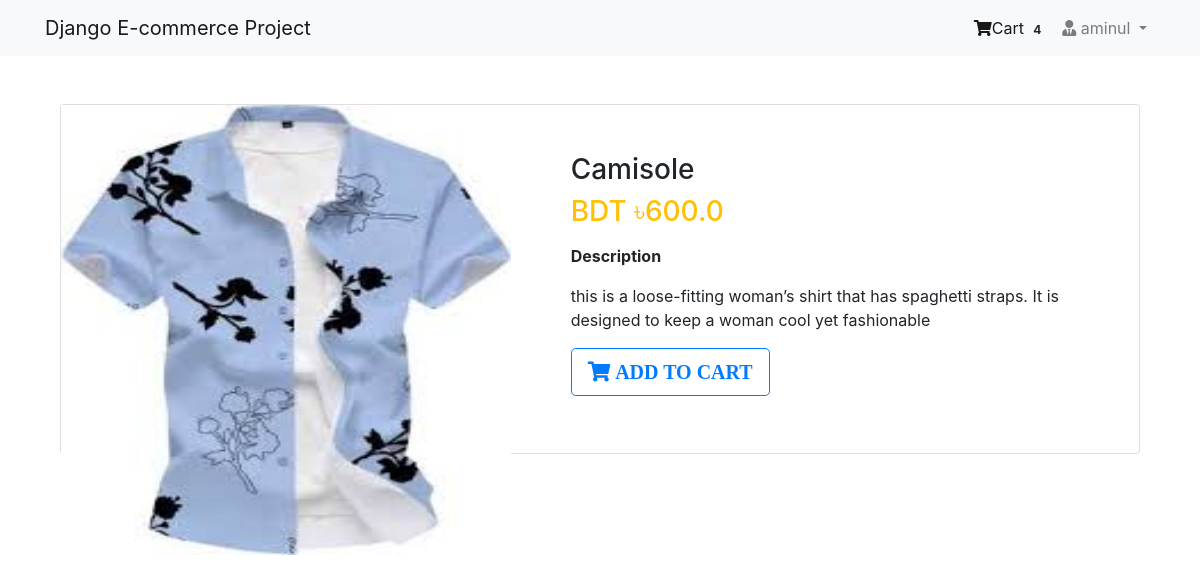
The page /product/3/ (signed in) on the database its author committed.
### app_login/models.py (models this page shows, shortened)
class User(AbstractBaseUser, PermissionsMixin):
    email = models.EmailField(unique=True,null=False)
    is_staff = models.BooleanField(
            ugettext_lazy('staf_status'),
            default=False,
            help_text=ugettext_lazy('Designate whether the user can log in this site ')
    )
    is_active = models.BooleanField(
            ugettext_lazy('active'),
            default=True,
            help_text=ugettext_lazy('Designate whether this user should be treated activ. unselecte this instead deleting account ')
    )
    USERNAME_FIELD = 'email'
    objects = MyUserManager()

class Profile(models.Model):
    user = models.OneToOneField(User,on_delete=models.CASCADE,related_name='profile')
    username = models.CharField(max_length=250, blank=True)
    Full_name = models.CharField(max_length=250,blank=True)
    address_1 = models.TextField(max_length=250,blank=True)
    city = models.CharField(max_length=250,blank=True)
    zipcode = models.CharField(max_length=10,blank=True)
    country = models.CharField(max_length=40,blank=True)
    phone = models.CharField(max_length=20, blank=True)
    date_joined = models.DateTimeField(auto_now_add=True)

### app_order/models.py (models this page shows, shortened)
class Order(models.Model):
    orderitem = models.ManyToManyField(Cart)
    user = models.ForeignKey(settings.AUTH_USER_MODEL,on_delete=models.CASCADE)
    ordered = models.BooleanField(default=False)
    created = models.DateTimeField(auto_now_add=True)
    paymentid = models.CharField(max_length=250,blank=True,null=True)
    orderid = models.CharField(max_length=250,blank=True,null=True)

### app_shop/models.py (models this page shows, shortened)
class Product(models.Model):
    mainimage = models.ImageField(upload_to=True)
    name = models.CharField(max_length=250)
    category = models.ForeignKey(Category,on_delete=models.CASCADE,related_name="category")
    preview_text = models.TextField(max_length=250,verbose_name="Preview Text")
    Detail_text = models.TextField(max_length=1000,verbose_name="Description")
    price= models.FloatField()
    old_Price = models.FloatField(default=0.00)
    created = models.DateTimeField(auto_now_add=True)
    class Meta:
        ordering= ["-created",]

### app_shop/views.py (the view)
# urls.py: path('product/<pk>/',views.ProductDetail.as_view(),name="product-detail"),
class ProductDetail(LoginRequiredMixin,DetailView):
    model = Product
    template_name = "app_shop/product_detail.html"

### app_order/templatetags/cart_tag.py (called while the page is built)
@register.filter
def cart_total(user):
    order = Order.objects.filter(user=user,ordered=False)
    if order.exists():
        return order[0].orderitem.count()
    else:
        return 0

### templates/app_shop/product_detail.html
{% extends 'base.html'%}
{% block body_block %}
<div class="container my-5">
  <div class="card">
    <div class="row">
      <aside class="col-sm-5 border-right">
        <article class="gallery-wrap">
          <div class="img-big-wrap">
            <div>
              <a href="#"><img src="/media/{{object.mainimage}}" alt="" style="width:450px"></a>
            </div>
          </div>
        </article>
      </aside>
      <aside class="col-sm-7">
        <article class="card-body p-5">
          <h3 class="title mp-3">{{object.name}}</h3>
          <p class="price-detail-wrap">
            <span class="price h3 text-warning">
            <span class="currency">BDT &#2547;</span><span class="num">{{object.price}}</span>
          </span></p>
          <dl class="item-property">
            <dt>Description</dt>
            <dd><p>
              {{object.Detail_text|linebreaks}}
            </p></dd>
          </dl>
          <a href="{% url 'app_order:add' pk=object.pk %}" class="btn btn-lg btn-outline-primary text-uppercase"><i class="fa fa-shopping-cart"> Add TO Cart</i></a>
        </article>
      </aside>
    </div>
  </div>
</div>
{% endblock %}

### templates/navber.html (shortened to what this page needs)
{% load cart_tag %}
<nav class="navbar navbar-expand-lg navbar-light bg-light">
<div class="container">
  <a class="navbar-brand" href="#">Django E-commerce Project </a>
  <div class="collapse navbar-collapse" id="navbarSupportedContent">
      <ul class="navbar-nav ml-auto">
        {% if request.user.is_authenticated %}
        <li class="nav-item active">
          <a class="nav-link" href="{% url 'app_order:cart'%}"><i class="fa fa-shopping-cart"> </i>Cart
          <span class="badge badge-light">{{request.user|cart_total}}</span></a>
        </li>
        <li class="nav-item dropdown">
            <a class="nav-link dropdown-toggle" href="#" id="navbarDropdown" role="button" data-toggle="dropdown" aria-haspopup="true" aria-expanded="false">
            <i class="fa fa-user-tie"></i> {{request.user.profile.username}}
            </a>
          </li>
          {% else %}
          <li class="nav-item active">
            <a class="btn btn-primary btn-sm" href="{% url 'app_login:login'%}">Login</a>
          </li>
          {% endif %}
        </ul>
  </div>
</div>
  </nav>

### static/css/main.css (style rules this page uses)
.gallery-wrap .img-big-wrap img { height: 450px; width: auto; display: inline-block; cursor: zoom-in; }

### templates/base.html (style rules this page uses)
.card { height: 350px; }

### rows shown on the page
User: user|cart_total "4", user.profile.username "aminul"
Product: mainimage (picture), name "Camisole", price "600.0", Detail_text "this is a loose-fitting woman’s shirt that has spaghetti straps. It is designed to keep a woman cool yet fashionable"
